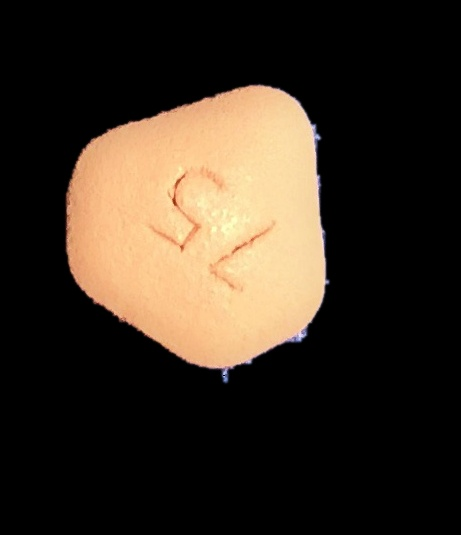
#> input picture server/sample/step3/1.jpg, 461 x 535 px
$ python -i preprocessing.py   (imports and definitions only)   (older library calls are emulated)
#> lines starting #> are read from the running program, lines starting #| are printed output that depends on the picture; after the words box and inside, x2 and y2 are one past the last pixel; in counts of white or black regions, pixels touching at a corner belong together
# import the necessary packages
import cv2
import numpy as np

class Preprocessiong :
    def __init__(self, imagePath):
#> called with imagePath = 'sample/step3/1.jpg'
        self.image = cv2.imread(imagePath)
#> self.image is the input picture: shape (535, 461, 3); mean B, G, R 34.5, 46.6, 57.6

    def step1_getpillarea(self):
        """
        step1-알약의 주변부 찾기
        :param image: 물체를 찾을 사진의 이미지
        :return res : 찾아낸 물체 사진
        """

        # 원본 이미지 사진 크기 재조정
        resizeImage = self.image

        # initialize OpenCV's static fine grained saliency detector and
        # compute the saliency map
        saliency = cv2.saliency.StaticSaliencyFineGrained_create()
        (success, saliencyMap) = saliency.computeSaliency(resizeImage)
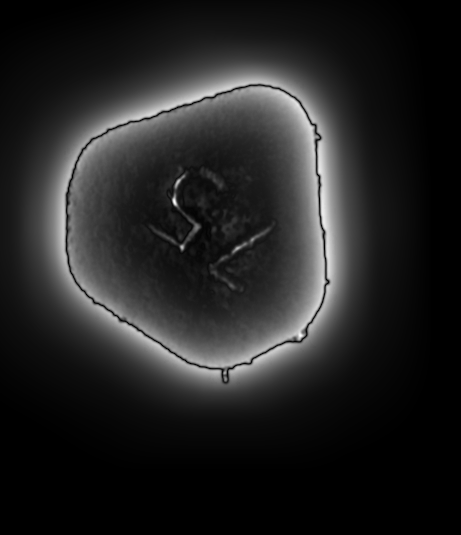
#> saliencyMap: shape (535, 461) float32; min 0, max 1, mean 0.138
#> success = True
        saliencyMap = (saliencyMap * 255).astype("uint8")  # 0-1사이의 값을 0-255의 값으로 변환

        # if we would like a *binary* map that we could process for contours,
        # compute convex hull's, extract bounding boxes, etc., we can
        # additionally threshold the saliency map
        threshMap = cv2.threshold(saliencyMap.astype("uint8"), 0, 255,
                                  cv2.THRESH_BINARY | cv2.THRESH_OTSU)[1]
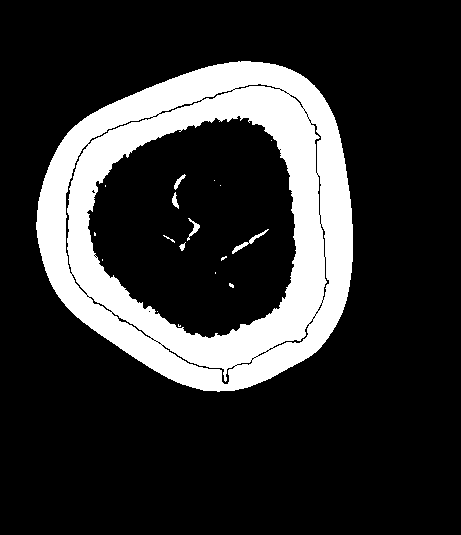
#> threshMap: shape (535, 461); 18.8% white; 18 white regions (11 under 20 px)

        # 이진화 이미지의 윤곽선을 검색
        # cv2.findContours(이진화 이미지, 검색 방법, 근사화 방법) return 윤곽선, 계층 구조
        contours, hierachy = cv2.findContours(threshMap, cv2.RETR_LIST, cv2.CHAIN_APPROX_NONE)
#> contours = 74 contours, 51 with area under 20; largest, box (x1, y1, x2, y2) and area: (36, 61, 353, 392) 81004, (86, 115, 297, 339) 34754, (65, 143, 89, 275) 366, (161, 344, 236, 385) 251, (87, 116, 154, 145) 160

        area, output = 0, contours[0]
#> area = 0; output = [[234, 365], [235, 364], [236, 364], [237, 365], [236, 366], [235, 366]]
        # 가장 큰 윤곽선 색
        for cnt in contours:
            if (area < cv2.contourArea(cnt)):
                area = cv2.contourArea(cnt)
                output = cnt
#> this loop made 74 passes
#> area on passes 2, 9, 53, 59, 74: 36.5, 251, 366.5, 34754, 81004
#> cnt on passes 10, 22, 23, 30, 31, 33: [[160, 344], [161, 343], [162, 344], [161, 345]], [[157, 311]], [[148, 311], [149, 310], [150, 311], [149, 312]], [[215, 272], [215, 273]], [[102, 259], [102, 260]], [[95, 257], [96, 256], [97, 257], [96, 258]]
#> after the loop, area = 81004; output = contour of 936 points, box (x1, y1, x2, y2) (36, 61, 353, 392), area 81004

        # 근사치 구하기
        epsilon = 0.02 * cv2.arcLength(output, True)
#> epsilon = 21.69
        approx = cv2.approxPolyDP(output, epsilon, True)
#> approx = [[275, 64], [90, 114], [38, 201], [65, 305], [203, 390], [308, 357], [347, 296], [337, 126]]

        # 찾은 물약의 근사치 좌표 구하기
        x, y, w, h = cv2.boundingRect(approx)
#> x = 38; y = 64; w = 310; h = 327
        rx = x
#> rx = 38
        ry = y
#> ry = 64
        if (x > 200):
            rx = x - 200
        if (y > 200):
            ry = y - 200

        # 사진 자르기
        dst = resizeImage[ry:y + h + 200,
              rx:x + w + 200]  # NOTE: its img[y: y + h, x: x + w] and *not* img[x: x + w, y: y + h]]

        cv2.imwrite("step1.jpg", dst)  # duck0922
        return dst

    def step2_del_shadow(self,img):
        height, width, channel = img.shape  # split channel
#> height = 471; width = 423; channel = 3

        hsv = cv2.cvtColor(img, cv2.COLOR_BGR2HSV)  # change RGB to HSV
#> hsv: shape (471, 423, 3); mean H, S, V 7.4, 37.3, 71.4
        result_hsv = cv2.cvtColor(img, cv2.COLOR_BGR2HSV)
        h, s, v = cv2.split(hsv)  # separate channel

        # make empty np array
        B3 = np.zeros((height, width))
        notB3 = np.zeros((height, width))
        B5 = np.zeros((height, width))
        tmp_v = np.zeros((height, width))

        sum1 = 0
        sum2 = 0

        tmp_v = v / 255
        # max 1, min 0

        B3 = tmp_v < 0.3
#> B3: shape (471, 423) bool; 70.9% white; 1 black region, box (x1, y1, x2, y2) and area: (28, 20, 291, 319) 57898
        notB3 = tmp_v >= 0.3
        B5 = (0.3 <= tmp_v) == (tmp_v <= 0.7)
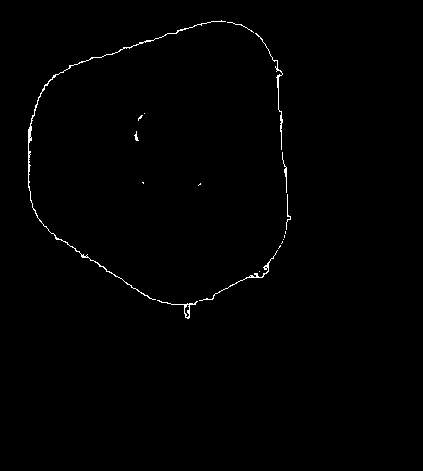
#> B5: shape (471, 423) bool; 0.63% white in thin lines or dots, all inside (x1, y1, x2, y2) = (28, 20, 291, 319)

        sum1 = sum(sum(notB3 * tmp_v))
#> sum1 = 55558
        sum2 = sum(sum(notB3))
#> sum2 = 57898

        # Calculate m3 _ modify
        m3 = sum1 / sum2
#> m3 = 0.96
        # Calculate Bw
        Bw = B3 + 0.7 * B5

        # Gaussian Filter
        dim1 = 2 * 4 * 2 + 1;
        dim2 = 2 * 4 * 20 + 1

        Gv = cv2.GaussianBlur(tmp_v, (dim1, dim1), 2)  # V에 Gaussian Filter
        Gw = cv2.GaussianBlur(Bw, (dim2, dim2), 20)  # Bw에 Gaussian Filter

        result_v = np.zeros((height, width))
        result_v = tmp_v + (m3 - Gv) * Gw
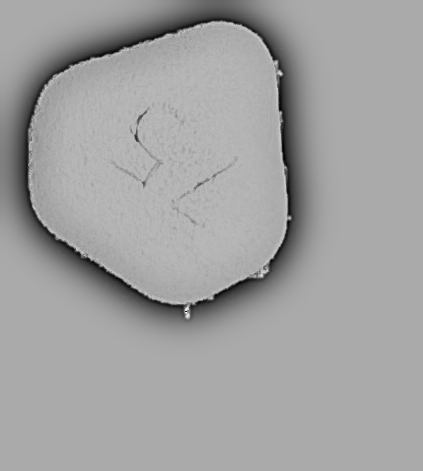
#> result_v: shape (471, 423) float64; min 0.402, max 1.23, mean 0.931; drawn with min black and max white

        for x in range(height):
            for y in range(width):
                result_hsv[x][y][2] = result_v[x][y] * 255
#> result_hsv: shape (471, 423, 3); mean H, S, V 7.4, 37.3, 235.6
                # must modify *************

        result = cv2.cvtColor(result_hsv, cv2.COLOR_HSV2BGR)

        cv2.imwrite("step2.jpg", result) #duck0922
        return result

    def step3_extractpill(self,img):
        # gray -> adaptive Threshold
        gray = cv2.cvtColor(img, cv2.COLOR_BGR2GRAY)
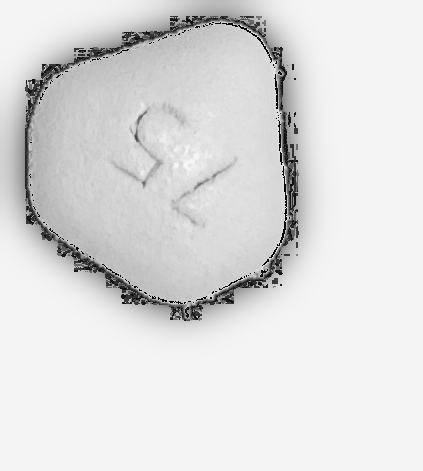
#> gray: shape (471, 423); min 0, max 247, mean 221.3
        adap = cv2.adaptiveThreshold(gray, 255, cv2.ADAPTIVE_THRESH_MEAN_C, cv2.THRESH_BINARY, 21, -1)
#> adap: shape (471, 423); 25.8% white; 781 white regions (680 under 20 px), largest, box (x1, y1, x2, y2) and area: (0, 0, 326, 342) 35933, (100, 109, 234, 248) 4212, (117, 85, 209, 179) 1756
        ero = cv2.erode(adap, None, iterations=1)
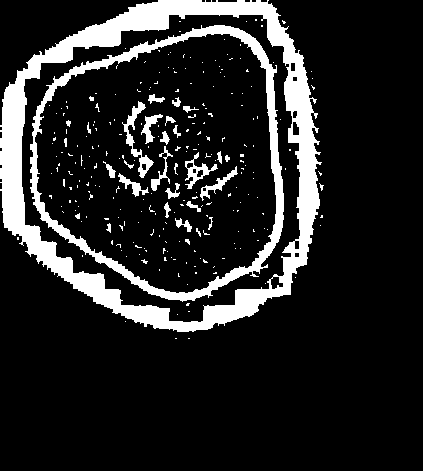
#> ero: shape (471, 423); 14.4% white; 259 white regions (229 under 20 px)

        # 컨투어 검출
        contour_info = []
        contours, hierarchy = \
            cv2.findContours(adap.copy(), cv2.RETR_EXTERNAL, cv2.CHAIN_APPROX_SIMPLE)
#> contours = 91 contours, 90 with area under 20; largest, box (x1, y1, x2, y2) and area: (0, 0, 326, 342) 89136

        ## 컨투어 최대값 찾기
        for c in contours:
            contour_info.append((
                c,
                cv2.isContourConvex(c),
                cv2.contourArea(c),
            ))
#> this loop made 91 passes
#> c on passes 1 to 12: [[192, 341]], [[158, 340]], [[143, 337]], [[119, 326]], [[245, 325]], [[247, 324]], [[249, 323]], [[251, 322]], [[112, 322]], [[253, 321]], [[255, 320]], [[257, 319]]
#> after the loop, contour_info = 91 items, first 6: ([[192, 341]], False, 0), ([[158, 340]], False, 0), ([[143, 337]], False, 0), ([[119, 326]], False, 0), ([[245, 325]], False, 0), ([[247, 324]], False, 0)
        contour_info = sorted(contour_info, key=lambda c: c[2], reverse=True)
#> contour_info = 91 items
        max_contour = contour_info[0]
#> max_contour = 3 items, first 3: contour of 1773 points, box (x1, y1, x2, y2) (0, 0, 326, 342), area 89136, False, 89136.5

        # mask is black, polygon is white
        mask = np.zeros(ero.shape)
        cv2.fillConvexPoly(mask, max_contour[0], (255))
#> mask: shape (471, 423) float64; 45.6% white; 1 white region, box (x1, y1, x2, y2) and area: (0, 0, 326, 342) 90925

        # -- Smooth mask, then blur it --------------------------------------------------------
        mask = cv2.dilate(mask, None, iterations=10)
#> mask: shape (471, 423) float64; 51.6% white; 2 black regions, box (x1, y1, x2, y2) and area: (0, 0, 423, 471) 93785, (0, 0, 102, 60) 2547
        mask = cv2.erode(mask, None, iterations=10)
#> mask: shape (471, 423) float64; 46.7% white; 1 white region, box (x1, y1, x2, y2) and area: (0, 0, 326, 342) 93001
        mask = cv2.GaussianBlur(mask, (5, 5), 0)
        mask_stack = np.dstack([mask] * 3)  # Create 3-channel alpha mask

        # -- Blend masked img into MASK_COLOR background --------------------------------------
        mask_stack = mask_stack.astype('float32') / 255.0  # Use float matrices,
        img = img.astype('float32') / 255.0  # for easy blending

        masked = (mask_stack * img) + ((1 - mask_stack) * (0.0, 0.0, 0.0))  # Blend
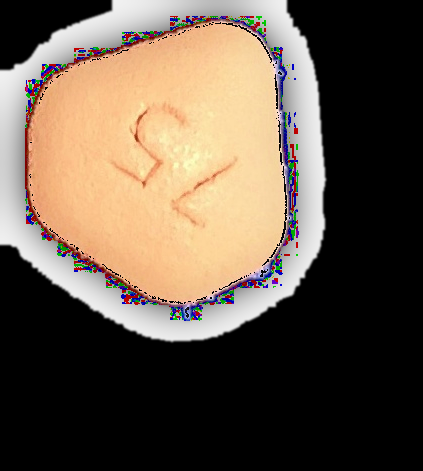
#> masked: shape (471, 423, 3) float64; mean of channels 0, 1, 2 0.291, 0.348, 0.405; drawn as B, G, R
        masked = (masked * 255).astype('uint8')  # Convert back to 8-bit

        cv2.imwrite("step3.jpg", masked)
        return mask, masked


    def mean_squared_error(y, t):
        return ((y-t)**2).mean(axis=None)

    # [214 lines left out: functions step4_matchshape, step5_1_grayscale, step5_2_intensity, step5_3_magnitude, step5_4_otsu, step5_5_imshow_components and 1 more, not called in this run]

    def run(self):
        print("\n`")
        print("*****[System] Pre-processiong Start*****")
        step1 = self.step1_getpillarea()
        print('[System] Step 1 End')
        step2 = self.step2_del_shadow(step1)
        print('[System] Step 2 End')
        mask, step3 = self.step3_extractpill(step2)
        print('[System] Step 3 End')
        print("*****[System] Pre-processiong End*****")
        print("\n`")

>>> result = Preprocessiong('sample/step3/1.jpg').run()

$ run again, on server/sample/step3/10.jpg
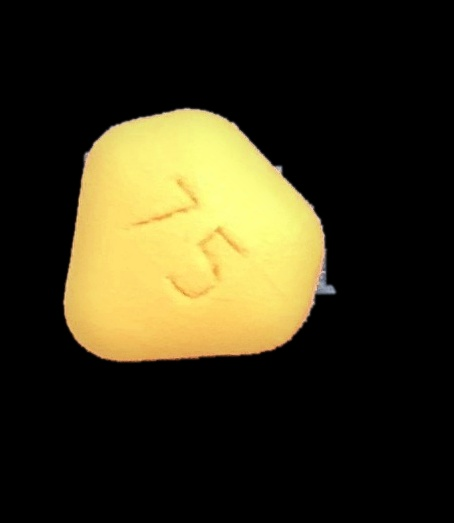
#> input picture server/sample/step3/10.jpg, 454 x 523 px
#> in __init__, self.image is the input picture: shape (523, 454, 3); mean B, G, R 25.5, 49.3, 54.9
#> success = True
#> in step1_getpillarea, `threshMap = cv2.threshold(saliencyMap.astype("uint8"), 0, 255, cv2.THR..`:
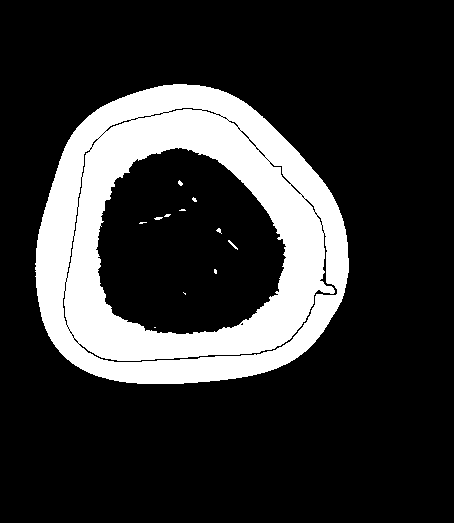
#> threshMap: shape (523, 454); 19.8% white; 12 white regions (9 under 20 px)
#> in step1_getpillarea, `contours, hierachy = cv2.findContours(threshMap, cv2.RETR_LIST, cv2.CH..`: contours = 72 contours, 51 with area under 20; largest, box (x1, y1, x2, y2) and area: (35, 84, 349, 384) 74488, (95, 147, 287, 335) 27206, (78, 232, 338, 363) 872, (66, 235, 75, 279) 90, (62, 290, 68, 326) 73
#> in step1_getpillarea, `area, output = 0, contours[0]`: area = 0; output = [[77, 343], [78, 342], [79, 343], [78, 344]]
#> the loop in step1_getpillarea, `for cnt in contours:` made 72 passes
#> area on passes 11, 16, 17, 43, 72: 73, 90, 872.5, 27206.5, 74488.5
#> after the loop in step1_getpillarea, `for cnt in contours:`: area = 74488.5; output = contour of 891 points, box (x1, y1, x2, y2) (35, 84, 349, 384), area 74488
#> epsilon = 20.63
#> approx = [[97, 109], [37, 240], [59, 351], [137, 383], [305, 351], [348, 272], [318, 175], [218, 89]]
#> in step1_getpillarea, `x, y, w, h = cv2.boundingRect(approx)`: x = 37; y = 89; w = 312; h = 295
#> rx = 37
#> ry = 89
#> hsv: shape (434, 417, 3); mean H, S, V 9.3, 48.1, 72.1
#> B3: shape (434, 417) bool; 70.6% white; 1 black region, box (x1, y1, x2, y2) and area: (26, 19, 299, 273) 53242
#> B5: shape (434, 417) bool; 0.64% white in thin lines or dots, all inside (x1, y1, x2, y2) = (26, 19, 299, 273)
#> sum1 = 50936.3
#> sum2 = 53242
#> m3 = 0.957
#> adap: shape (434, 417); 25.4% white; 603 white regions (527 under 20 px), largest, box (x1, y1, x2, y2) and area: (0, 0, 325, 311) 33485, (80, 75, 233, 219) 4856, (81, 90, 156, 135) 880
#> ero: shape (434, 417); 15.2% white; 184 white regions (162 under 20 px)
#> in step3_extractpill, `contours, hierarchy = \ cv2.findContours(adap.copy(), cv2.RETR_EXTERNA..`: contours = 86 contours, 85 with area under 20; largest, box (x1, y1, x2, y2) and area: (0, 0, 325, 311) 83168
#> the loop in step3_extractpill, `for c in contours:` made 86 passes
#> c on passes 1 to 8: [[124, 311], [127, 311]], [[82, 311]], [[142, 310], [144, 310]], [[87, 310], [90, 310]], [[74, 310]], [[157, 309], [159, 309]], [[171, 308], [174, 308]], [[71, 308]]
#> after the loop in step3_extractpill, `for c in contours:`: contour_info = 86 items, first 6: ([[124, 311], [127, 311]], False, 0), ([[82, 311]], False, 0), ([[142, 310], [144, 310]], False, 0), ([[87, 310], [90, 310]], False, 0), ([[74, 310]], False, 0), ([[157, 309], [159, 309]], False, 0)
#> in step3_extractpill, `contour_info = sorted(contour_info, key=lambda c: c[2], reverse=True)`: contour_info = 86 items
#> max_contour = 3 items, first 3: contour of 1344 points, box (x1, y1, x2, y2) (0, 0, 325, 311), area 83168, False, 83168.5
#> in step3_extractpill, `masked = (mask_stack * img) + ((1 - mask_stack) * (0.0, 0.0, 0.0))`:
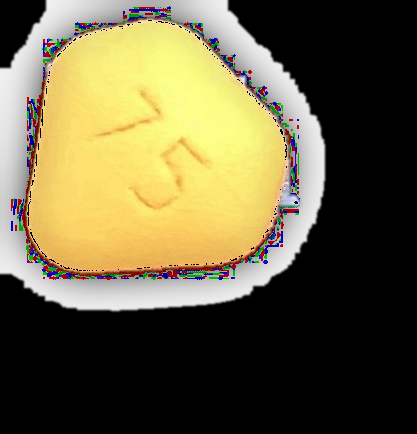
#> masked: shape (434, 417, 3) float64; mean of channels 0, 1, 2 0.26, 0.382, 0.414; drawn as B, G, R

$ run again, on server/sample/step3/3.jpg
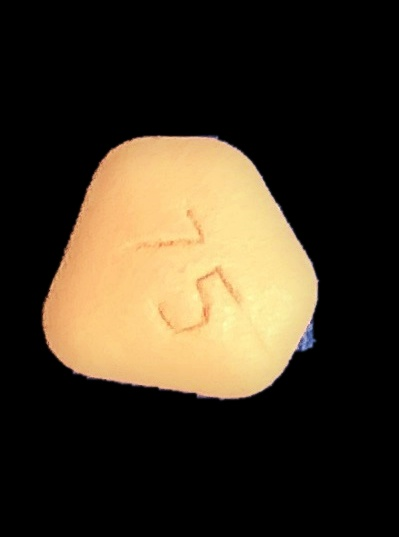
#> input picture server/sample/step3/3.jpg, 399 x 537 px
#> in __init__, self.image is the input picture: shape (537, 399, 3); mean B, G, R 35.4, 52.7, 63.4
#> success = True
#> in step1_getpillarea, `threshMap = cv2.threshold(saliencyMap.astype("uint8"), 0, 255, cv2.THR..`:
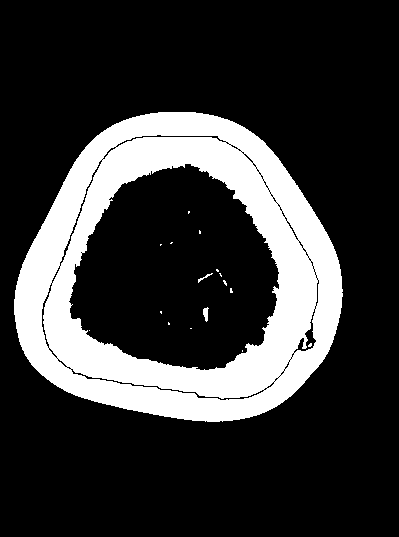
#> threshMap: shape (537, 399); 21.3% white; 17 white regions (14 under 20 px)
#> in step1_getpillarea, `contours, hierachy = cv2.findContours(threshMap, cv2.RETR_LIST, cv2.CH..`: contours = 86 contours, 71 with area under 20; largest, box (x1, y1, x2, y2) and area: (14, 112, 343, 422) 77887, (68, 163, 280, 371) 31894, (70, 368, 265, 401) 450, (293, 308, 317, 354) 296, (59, 159, 103, 267) 284
#> in step1_getpillarea, `area, output = 0, contours[0]`: area = 0; output = [[264, 388], [265, 387], [266, 387], [267, 388], [266, 389], [265, 390], [264, 390], [263, 389]]
#> the loop in step1_getpillarea, `for cnt in contours:` made 86 passes
#> area on passes 10, 73, 86: 450, 31894.5, 77887
#> after the loop in step1_getpillarea, `for cnt in contours:`: area = 77887; output = contour of 910 points, box (x1, y1, x2, y2) (14, 112, 343, 422), area 77887
#> epsilon = 21.27
#> approx = [[116, 123], [22, 264], [25, 355], [127, 409], [276, 406], [335, 333], [326, 232], [244, 127]]
#> in step1_getpillarea, `x, y, w, h = cv2.boundingRect(approx)`: x = 22; y = 123; w = 314; h = 287
#> rx = 22
#> ry = 123
#> hsv: shape (414, 377, 3); mean H, S, V 9.9, 49.1, 87.1
#> B3: shape (414, 377) bool; 64.4% white; 1 black region, box (x1, y1, x2, y2) and area: (20, 12, 297, 277) 55520
#> B5: shape (414, 377) bool; 0.74% white in thin lines or dots, all inside (x1, y1, x2, y2) = (20, 12, 297, 277)
#> sum1 = 53109.9
#> sum2 = 55520
#> m3 = 0.957
#> adap: shape (414, 377); 29.4% white; 772 white regions (692 under 20 px), largest, box (x1, y1, x2, y2) and area: (0, 0, 332, 313) 22095, (20, 13, 297, 277) 10571, (155, 133, 250, 205) 1872
#> ero: shape (414, 377); 16.8% white; 206 white regions (179 under 20 px)
#> in step3_extractpill, `contours, hierarchy = \ cv2.findContours(adap.copy(), cv2.RETR_EXTERNA..`: contours = 106 contours, 105 with area under 20; largest, box (x1, y1, x2, y2) and area: (0, 0, 332, 313) 83815
#> the loop in step3_extractpill, `for c in contours:` made 106 passes
#> c on passes 1 to 8: [[212, 314]], [[191, 314], [192, 314]], [[200, 313], [204, 313]], [[181, 313]], [[173, 312]], [[167, 311]], [[160, 310], [161, 310]], [[154, 309], [155, 309]]
#> after the loop in step3_extractpill, `for c in contours:`: contour_info = 106 items, first 6: ([[212, 314]], False, 0), ([[191, 314], [192, 314]], False, 0), ([[200, 313], [204, 313]], False, 0), ([[181, 313]], False, 0), ([[173, 312]], False, 0), ([[167, 311]], False, 0)
#> in step3_extractpill, `contour_info = sorted(contour_info, key=lambda c: c[2], reverse=True)`: contour_info = 106 items
#> max_contour = 3 items, first 3: contour of 1605 points, box (x1, y1, x2, y2) (0, 0, 332, 313), area 83815, False, 83815
#> in step3_extractpill, `masked = (mask_stack * img) + ((1 - mask_stack) * (0.0, 0.0, 0.0))`:
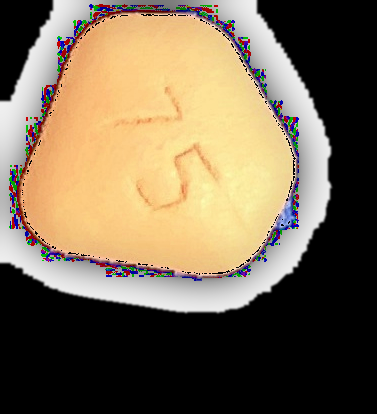
#> masked: shape (414, 377, 3) float64; mean of channels 0, 1, 2 0.332, 0.423, 0.484; drawn as B, G, R
